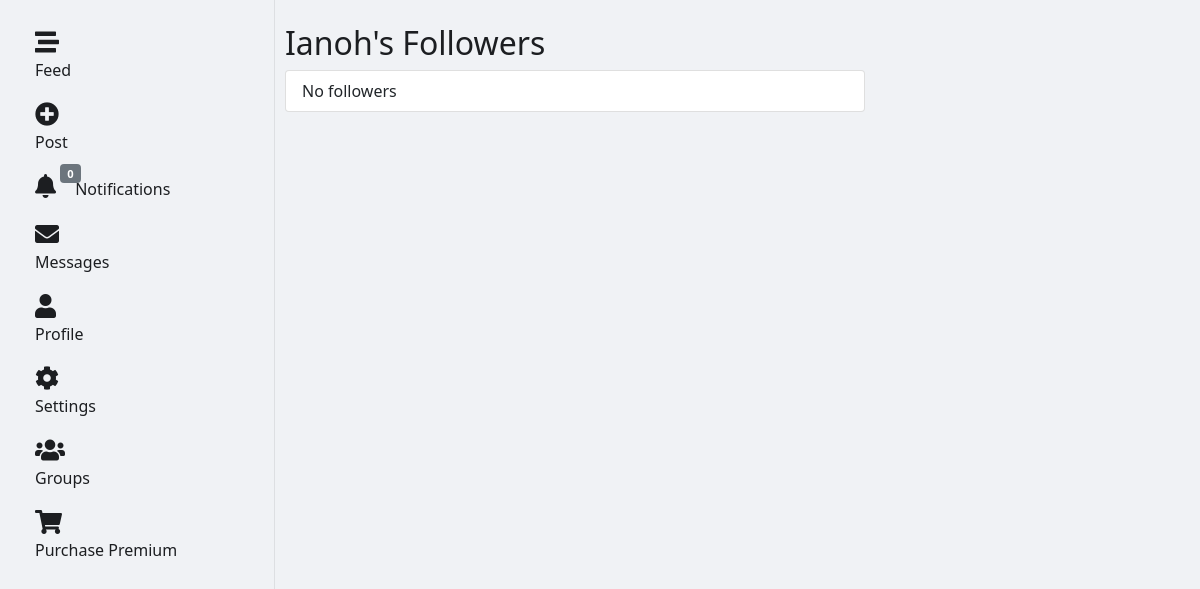
Page /users/profile/Ianoh/followers/ (signed in) on the earlier database version.
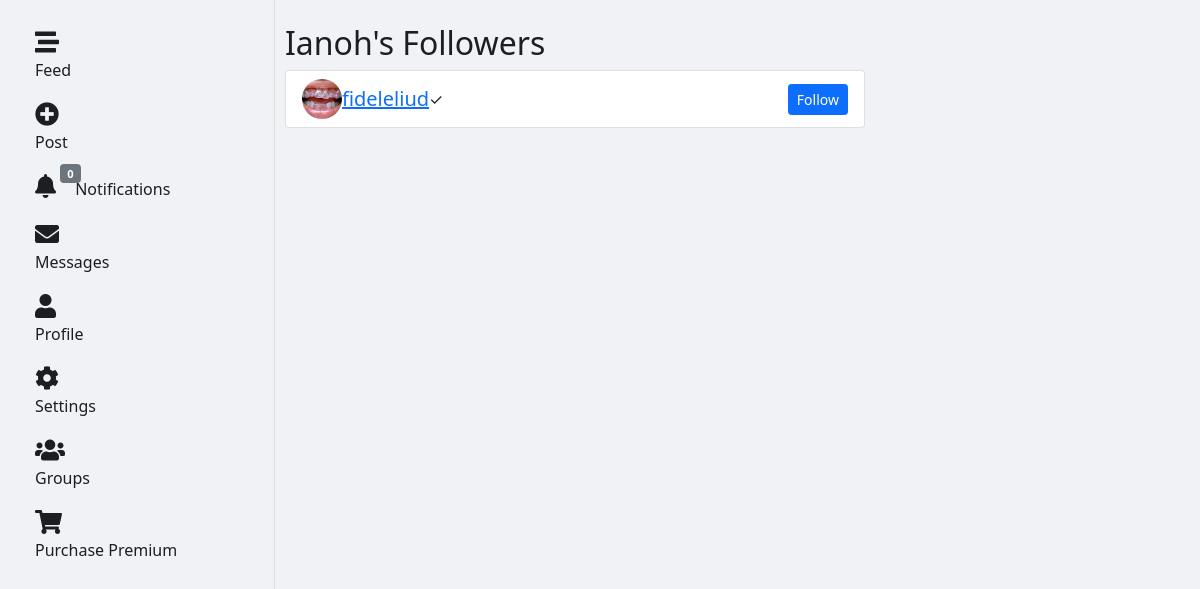
Same page on the later database version.
### users/models.py (models this page shows, shortened)
class User(AbstractUser):
    nickname = models.CharField(max_length=50, blank=True)
    course = models.CharField(max_length=100, blank=True)  # Make this optional
    year = models.IntegerField(null=True, blank=True)  # Make this optional
    profile_picture = models.ImageField(upload_to="profile_pics/", blank=True)
    bio = models.TextField(blank=True)
    followers = models.ManyToManyField(
        "self", symmetrical=False, related_name="following"
    )
    is_verified = models.BooleanField(default=False)
    is_premium = models.BooleanField(default=False)
    premium_expiry = models.DateTimeField(null=True, blank=True)
    privacy_dms = models.BooleanField(default=False)
    privacy_posts = models.BooleanField(default=False)
    THEME_CHOICES = [
        ("light", "Light"),
        ("dark", "Dark"),
        ("system", "System"),
    ]
    theme_preference = models.CharField(
        max_length=10, choices=THEME_CHOICES, default="system"
    )

### users/views.py (the view)
@login_required
def user_followers(request, username):
    user = get_object_or_404(User, username=username)
    followers = user.followers.all()
    return render(
        request,
        "users/user_followers.html",
        {
            "user": user,
            "followers": followers,
        },
    )

### notifications/context_processors.py (called while the page is built)
def notification_count(request):
    if request.user.is_authenticated:
        count = request.user.notifications.filter(is_read=False).count()
        return {"unread_notification_count": count}
    return {"unread_notification_count": 0}

### users/context_processors.py (called while the page is built)
def premium_status(request):
    if request.user.is_authenticated:
        is_premium = (
            request.user.is_premium
            and request.user.premium_expiry is not None
            and request.user.premium_expiry > timezone.now()
        )
        days_left = (
            (request.user.premium_expiry - timezone.now()).days if is_premium else 0
        )
        return {"is_premium": is_premium, "premium_days_left": days_left}
    return {"is_premium": False, "premium_days_left": 0}

### users/templates/users/user_followers.html (shortened to what this page needs)
{% extends 'base.html' %}
{% block content %}
<div class="container mt-4">
    <h2>{{ user.username }}'s Followers</h2>
    <div class="list-group">
        {% for follower in followers %}
            <div class="list-group-item d-flex justify-content-between align-items-center">
                <div class="d-flex align-items-center">
                    {% if follower.profile_picture %}
                    <img src="{{ follower.profile_picture.url }}" alt="{{ follower.username }}"
                        class="rounded-circle mr-3" style="width: 40px; height: 40px; object-fit: cover;">
                    {% else %}
                    <img src="https://via.placeholder.com/40" alt="{{ follower.username }}"
                        class="rounded-circle mr-3">
                    {% endif %}
                    <h5 class="mb-0 ml-2">
                        <a href="{% url 'profile' username=follower.username %}">{{ follower.username }}</a>
                    </h5>
                    {% if follower.is_verified %}
                    <span class="verified-badge ml-1">✓</span>
                    {% endif %}
                </div>
                {% if request.user != follower %}
                    {% if follower in request.user.following.all %}
                        <form action="{% url 'unfollow_user' user_id=follower.id %}" method="post">
                            {% csrf_token %}
                            <button type="submit" class="btn btn-secondary btn-sm">Unfollow</button>
                        </form>
                    {% else %}
                        <form action="{% url 'follow_user' user_id=follower.id %}" method="post">
                            <button type="submit" class="btn btn-primary btn-sm">Follow</button>
                        </form>
                    {% endif %}
                {% endif %}
            </div>
        {% empty %}
            <div class="list-group-item">No followers</div>
        {% endfor %}
    </div>
</div>
{% endblock %}

Differences in the rows shown:
now on this page (row edited): User: profile_picture (picture), username "fideleliud", shows "Follow"
Other differences:
text no longer shown: "No followers"
